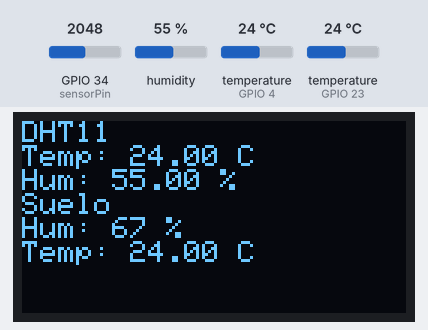
A sketch run on a simulated ESP32. On the bench: 128×64 one-colour display. The test bench sets the inputs (shaded band); at power-on: humidity 55 %, temperature (sensors on GPIO 4, GPIO 23) 24 °C, GPIO 34 (sensorPin) = 2048. WiFi joins after 1.5 s; servers stay silent unless stated; uploads are accepted with an empty reply; what the sketch prints to the serial monitor is not drawn.

Above: at 2.9 s.
3.0 s: humidity set to 22 %
At 5.0 s:
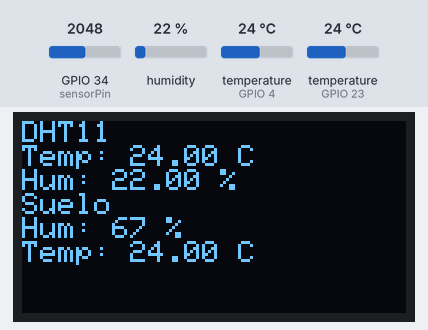
6.2 s: temperature (sensor on GPIO 4) set to 12 °C
At 6.7 s:
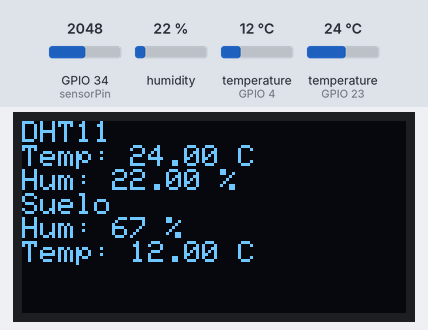
7.8 s: GPIO 34 (sensorPin) set to 2866
At 9.5 s:
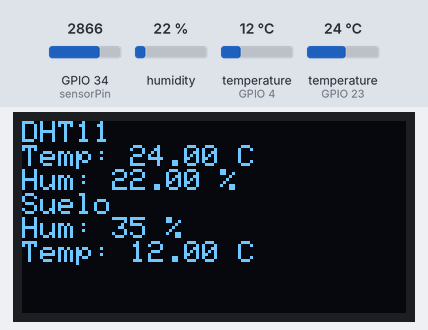
10.2 s: temperature (sensor on GPIO 23) set to 12 °C
At 12.4 s:
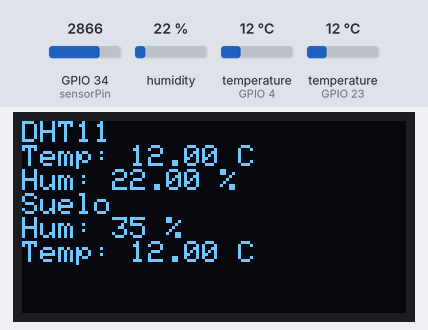
13.6 s: temperature (sensor on GPIO 4) set to 19 °C
15.2 s: GPIO 34 (sensorPin) set to 3972
At 16.9 s:
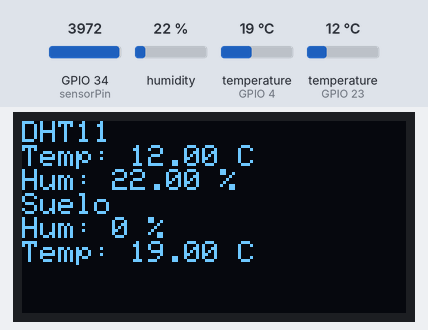
Timing chart, 0 to 18.4 s (numbered marks = the images above; inputs shaded):
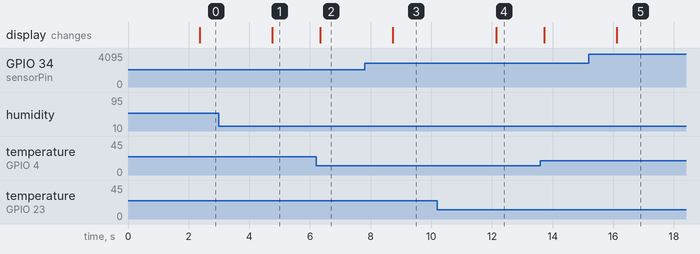

Measured:
- after the input at 3.0 s, the display: changes after 1.8 s (image 1)
- after the input at 6.2 s, the display: changes after 0.13 s (image 2)
- after the input at 7.8 s, the display: changes after 0.93 s (image 3)
- after the input at 10.2 s, the display: changes after 1.9 s (image 4)
- after the input at 15.2 s, the display: changes after 0.91 s (image 5)

The sketch:

ESP32.ino
```cpp
#include <Wire.h>
#include <Adafruit_SSD1306.h>
#include <Adafruit_GFX.h>
#include <OneWire.h>
#include <DallasTemperature.h>
#include "DHT.h"
#include <WiFi.h>
#include <HTTPClient.h>

// ---------- WIFI ----------
const char* ssid = "Ledezma_2.4";
const char* password = "1017195053*";

// URL de backend público
const char* serverUrl = "http://192.168.1.13:3000/api/sensors";

// ---------- DHT ----------
#define DHTPIN 23
#define DHTTYPE DHT11
DHT dht(DHTPIN, DHTTYPE);

// ---------- DS18B20 ----------
#define ONE_WIRE_BUS 4
OneWire oneWire(ONE_WIRE_BUS);
DallasTemperature sensors(&oneWire);

// ---------- OLED ----------
#define SDA_PIN 22
#define SCL_PIN 21
#define OLED_WIDTH 128
#define OLED_HEIGHT 64
#define OLED_ADDR 0x3C
Adafruit_SSD1306 display(OLED_WIDTH, OLED_HEIGHT, &Wire, -1);

// ---------- HUMEDAD SUELO ----------
const int sensorPin = 34;

// ---------- TIEMPOS ----------
unsigned long lastSend = 0;
const unsigned long interval = 10000; // 10 segundos

// ---------- VARIABLES ----------
float tempAmbiente;
float humAmbiente;
float tempSuelo;
int humSuelo;

// ---------- FUNCIONES ----------
void conectarWiFi() {
  if (WiFi.status() == WL_CONNECTED) return;

  WiFi.mode(WIFI_STA);
  WiFi.begin(ssid, password);
  Serial.println("Conectando a WiFi...");

  unsigned long startAttemptTime = millis();
  while (WiFi.status() != WL_CONNECTED &&
         millis() - startAttemptTime < 10000) {
    delay(500);
    Serial.print(".");
  }

  if (WiFi.status() == WL_CONNECTED) {
    Serial.println("\nWiFi conectado");
    Serial.print("IP ESP32: ");
    Serial.println(WiFi.localIP());
  } else {
    Serial.println("\nNo se pudo conectar al WiFi, reintentando en loop...");
  }
}

void leerSensores() {
  humAmbiente = dht.readHumidity();
  tempAmbiente = dht.readTemperature();

  int lectura = analogRead(sensorPin);
  humSuelo = map(lectura, 3800, 1200, 0, 100);
  humSuelo = constrain(humSuelo, 0, 100);

  sensors.requestTemperatures();
  tempSuelo = sensors.getTempCByIndex(0);
}

void mostrarOLED() {
  display.clearDisplay();
  display.setCursor(0, 0);

  display.println("DHT11");
  display.print("Temp: "); display.print(tempAmbiente); display.println(" C");
  display.print("Hum: "); display.print(humAmbiente); display.println(" %");

  display.println("Suelo");
  display.print("Hum: "); display.print(humSuelo); display.println(" %");
  display.print("Temp: "); display.print(tempSuelo); display.println(" C");

  display.display();
}

void enviarBackend() {
  conectarWiFi(); // asegurar conexión

  if (WiFi.status() != WL_CONNECTED) {
    Serial.println("WiFi desconectado, post pendiente...");
    return;
  }

  HTTPClient http;
  http.begin(serverUrl);
  http.addHeader("Content-Type", "application/json");

  String json = "{";
  json += "\"temp_ambiente\":" + String(tempAmbiente) + ",";
  json += "\"hum_ambiente\":" + String(humAmbiente) + ",";
  json += "\"hum_suelo\":" + String(humSuelo) + ",";
  json += "\"temp_suelo\":" + String(tempSuelo);
  json += "}";

  int httpResponseCode = http.POST(json);
  Serial.print("POST -> HTTP code: "); Serial.println(httpResponseCode);
  Serial.println(json);

  http.end();
}

// ---------- SETUP ----------
void setup() {
  Serial.begin(115200);

  Wire.setPins(SDA_PIN, SCL_PIN);
  Wire.begin();

  if (!display.begin(SSD1306_SWITCHCAPVCC, OLED_ADDR)) {
    Serial.println("OLED no encontrada");
    while (true);
  }

  display.clearDisplay();
  display.setTextSize(1);
  display.setTextColor(SSD1306_WHITE);

  dht.begin();
  sensors.begin();

  conectarWiFi();
}

// ---------- LOOP ----------
void loop() {
  leerSensores();
  mostrarOLED();

  unsigned long now = millis();
  if (now - lastSend >= interval) {
    lastSend = now;
    enviarBackend();
  }

  // Reintento WiFi cada loop si se pierde
  if (WiFi.status() != WL_CONNECTED) {
    conectarWiFi();
  }
}
```
